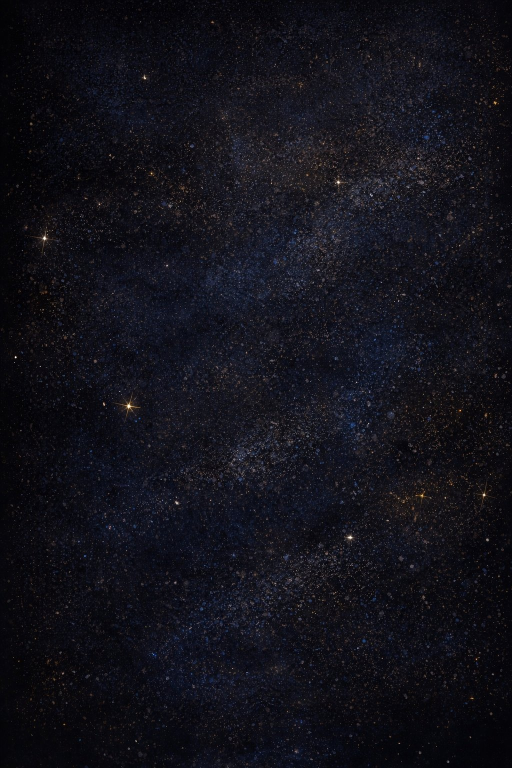
#> input picture assets/pixel/scorecard/starbg.jpg, 1024 x 1536 px, found by its file name (shown at 1/2 size)
$ python composite_scorecard.py
#> lines starting #> are read from the running program, lines starting #| are printed output that depends on the picture
#!/usr/bin/env python3
"""
Scorecard composite — Claude Design "polished main" rendering at 1080×1920.

Mirrors features/Scorecard/components/ScorecardImage.tsx (and helpers). All
sizes / positions / colors live here AND in the RN component; the Python
output is the visual reference target so design tweaks can iterate without
running the app.

Composition (top → bottom):
  Header   — FF logo + SCORECARD subtitle + beam-flanked date range
  Hero     — "I FCK'D N×" together (gold count w/ glow)
  Panel    — person rows + cyan corner ticks + 2px border + inset glow
  Closing  — THIS WEEK, right-aligned
  Footer   — beam + 🤘 tagline + CTA URL + social handle
  Decor    — vignette, scanlines, sparkles, gold frame

Run:
  python3 tools/img-gen/scripts/composite_scorecard.py
Output:
  tools/img-gen/output/scorecard/scorecard_test.png
"""

from __future__ import annotations

import math
import random
from pathlib import Path
from PIL import Image, ImageDraw, ImageFilter, ImageFont

REPO_ROOT = Path(__file__).resolve().parent.parent.parent.parent
MAIN_REPO = Path("/Users/christophershannon/fuckfascists")
OUT_DIR = REPO_ROOT / "tools" / "img-gen" / "output" / "scorecard"
FONT_DIR = MAIN_REPO / "assets" / "fonts"
SPRITE_DIR = MAIN_REPO / "assets" / "pixel" / "sprites"
SCORECARD_ASSETS = MAIN_REPO / "assets" / "pixel" / "scorecard"
BRAND_DIR = MAIN_REPO / "assets" / "pixel" / "brand"

# ── Design constants (1080×1920) ────────────────────────────────────────────
W, H = 1080, 1920
CONTENT_TOP = 120
CONTENT_LEFT = 140
CONTENT_RIGHT = 140
CONTENT_BOTTOM = 130
INNER_W = W - CONTENT_LEFT - CONTENT_RIGHT  # 800

# Colors (mirrored from design/tokens.ts + scorecard mock)
GOLD = (255, 201, 60, 255)
CREAM = (232, 224, 208, 255)
MUTED = (168, 180, 200, 255)
DIM = (102, 119, 136, 255)
CYAN = (122, 242, 255, 255)
BLUE = (40, 120, 200, 255)
PANEL_BORDER = (42, 45, 48, 255)

# Fonts
BUNGEE = "Bungee-Regular.ttf"
PLEX_MEDIUM = "IBMPlexSans-Medium.ttf"
PLEX_SEMIBOLD = "IBMPlexSans-SemiBold.ttf"

# Power bar geometry (matches config/constants.ts)
BAR_LEFT = 22
BAR_BOTTOM = 520
BAR_WIDTH = 70
BAR_TUBE_HEIGHT = 820
TIER_NATIVE_H = {"idle": 1371, "hot": 1473, "fck": 1576, "legendary": 1580}

# Sample data (matches scorecard/card.jsx defaults — design source of truth)
DEFAULT_PERSONS = [
    ("ZUCKERBERG", "Meta · Instagram · Facebook", 5, "mark-zuckerberg"),
    ("BEZOS",      "Amazon · Amazon Prime",       3, "jeff-bezos"),
    ("JOYNER",     "CVS",                         2, "david-joyner"),
    ("MUSK",       "X · Tesla",                   2, "elon-musk"),
]
DATE_RANGE = "APR 4 — APR 10"
GRAND_TOTAL = 11
POWER_TIER = "legendary"
HEADLINE_LIFT = 20

# 2×1 layout sprites (others are 2×2). Defeated = right half.
SPRITE_2X1 = {"david-joyner"}


def font(name: str, size: int) -> ImageFont.FreeTypeFont:
    return ImageFont.truetype(str(FONT_DIR / name), size)


# [33 lines left out: functions text_w, draw_letter_spaced, not called in this run]


def render_starfield(canvas: Image.Image) -> None:
    """Layer 1: starfield bg, fill canvas."""
    bg = Image.open(SCORECARD_ASSETS / "starbg.jpg").convert("RGBA")
    canvas.paste(bg.resize((W, H), Image.LANCZOS), (0, 0))


def render_vignette(canvas: Image.Image) -> None:
    """Layer 2: radial dark vignette at edges (transparent center → 55% black corners)."""
    overlay = Image.new("RGBA", (W, H), (0, 0, 0, 0))
    cx, cy = W / 2, H / 2
    max_r = math.sqrt(cx * cx + cy * cy)
    px = overlay.load()
    for y in range(H):
        for x in range(W):
            d = math.sqrt((x - cx) ** 2 + (y - cy) ** 2)
            t = max(0.0, (d / max_r - 0.5) / 0.5)  # 0 in inner half, 1 at corners
            a = int(140 * t)  # ~0.55 max alpha
            if a > 0:
                px[x, y] = (0, 0, 0, a)
    canvas.alpha_composite(overlay)


def render_scanlines(canvas: Image.Image) -> None:
    """Layer 3: subtle 1px-every-4px CRT scanlines."""
    overlay = Image.new("RGBA", (W, H), (0, 0, 0, 0))
    d = ImageDraw.Draw(overlay)
    for y in range(0, H, 4):
        d.line([(0, y), (W, y)], fill=(0, 0, 0, 46))
    # 60% opacity matches the RN side
    overlay.putalpha(overlay.split()[3].point(lambda a: int(a * 0.6)))
    canvas.alpha_composite(overlay)


def render_power_bar(canvas: Image.Image, tier: str = POWER_TIER) -> None:
    """Layer 4: tier PNG anchored to fixed bottom; height scales with native PNG height."""
    img = Image.open(SCORECARD_ASSETS / f"power_{tier}.png").convert("RGBA")
    nat_h = TIER_NATIVE_H.get(tier, TIER_NATIVE_H["idle"])
    render_h = int(BAR_TUBE_HEIGHT * (nat_h / TIER_NATIVE_H["idle"]))
    bar = img.resize((BAR_WIDTH, render_h), Image.LANCZOS)
    # Soft amber glow underlay
    glow = Image.new("RGBA", canvas.size, (0, 0, 0, 0))
    glow.paste(bar, (BAR_LEFT, H - BAR_BOTTOM - render_h), bar)
    glow = glow.filter(ImageFilter.GaussianBlur(radius=10))
    canvas.alpha_composite(glow)
    canvas.paste(bar, (BAR_LEFT, H - BAR_BOTTOM - render_h), bar)


# [285 lines left out: functions draw_beam, render_header, render_headline, render_panel, render_person_row, sprite_defeated and 5 more, not called in this run]


def main() -> None:
    OUT_DIR.mkdir(parents=True, exist_ok=True)
    random.seed(42)
    canvas = Image.new("RGBA", (W, H), (6, 8, 14, 255))
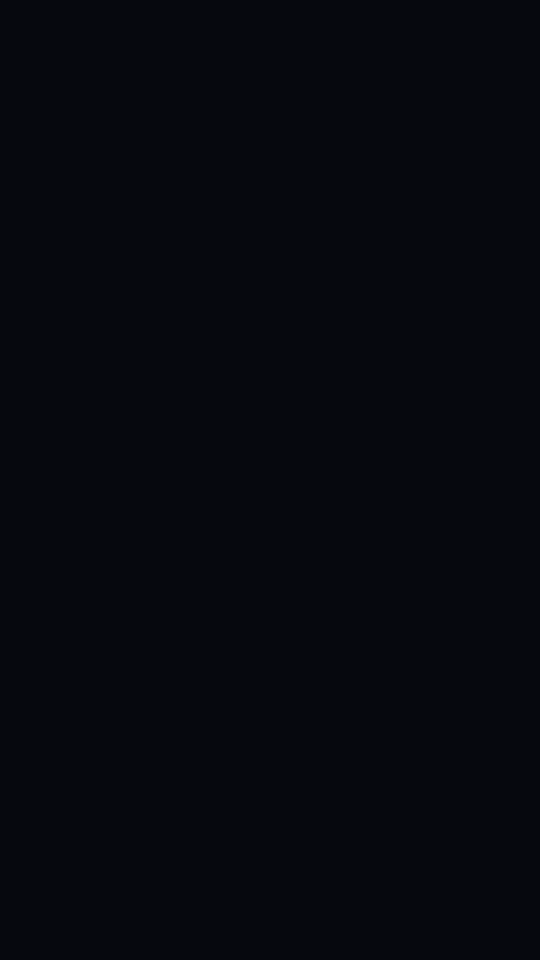
#> canvas: PIL image 1080x1920 RGBA (shown at 1/2 size); mean R, G, B, A 6, 8, 14, 255
    render_starfield(canvas)
#> in render_starfield, `canvas.paste(bg.resize((W, H), Image.LANCZOS), (0, 0))`:
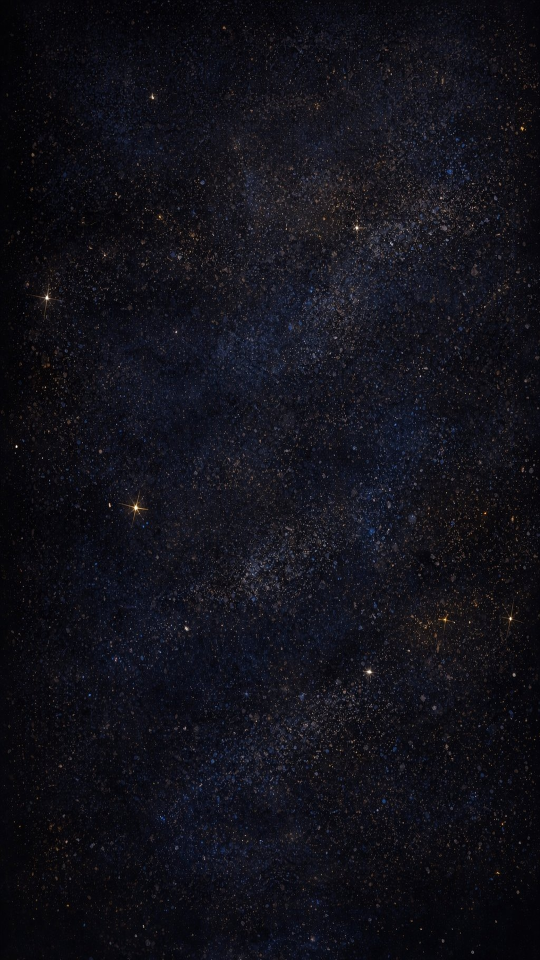
#> canvas: PIL image 1080x1920 RGBA (shown at 1/2 size); mean R, G, B, A 17.9, 17.4, 25.1, 255
    render_vignette(canvas)
#> in render_vignette, `overlay = Image.new("RGBA", (W, H), (0, 0, 0, 0))`: overlay: PIL image 1080x1920 RGBA; every value is 0
#> in render_vignette, `canvas.alpha_composite(overlay)`:
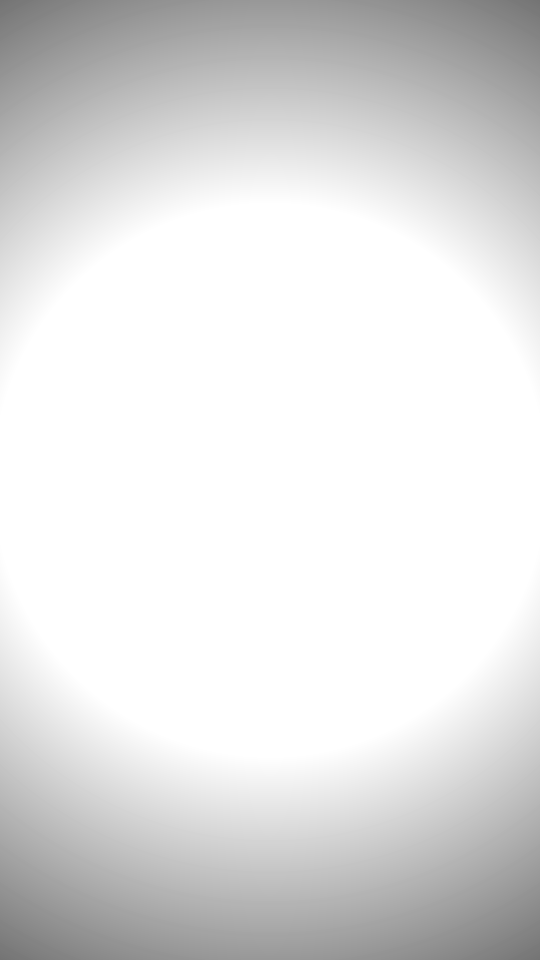
#> overlay: PIL image 1080x1920 RGBA (shown at 1/2 size); mean R, G, B, A 0, 0, 0, 30.5; transparent parts drawn white
    render_scanlines(canvas)
#> in render_scanlines, `overlay.putalpha(overlay.split()[3].point(lambda a: int(a * 0.6)))`:
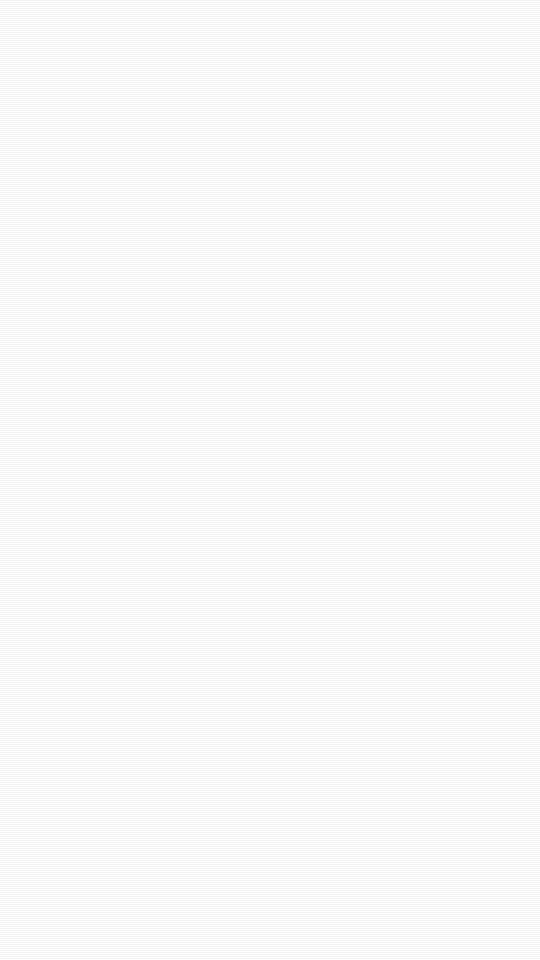
#> overlay: PIL image 1080x1920 RGBA (shown at 1/2 size); mean R, G, B, A 0, 0, 0, 6.8; transparent parts drawn white
    render_power_bar(canvas, POWER_TIER)
    y = render_header(canvas, DATE_RANGE)
    y = render_headline(canvas, GRAND_TOTAL, y + 80)
    y = render_panel(canvas, DEFAULT_PERSONS[:3], y + 4)
    render_this_week(canvas, y)
    render_footer(canvas)
    render_sparkles(canvas)
    render_frame(canvas)
    out = OUT_DIR / "scorecard_test.png"
    canvas.convert("RGBA").save(out, "PNG", optimize=True)
    print(f"wrote {out} ({out.stat().st_size // 1024} KB)")


if __name__ == "__main__":
#> (the run stopped early here; a loop or call above may not have finished)
